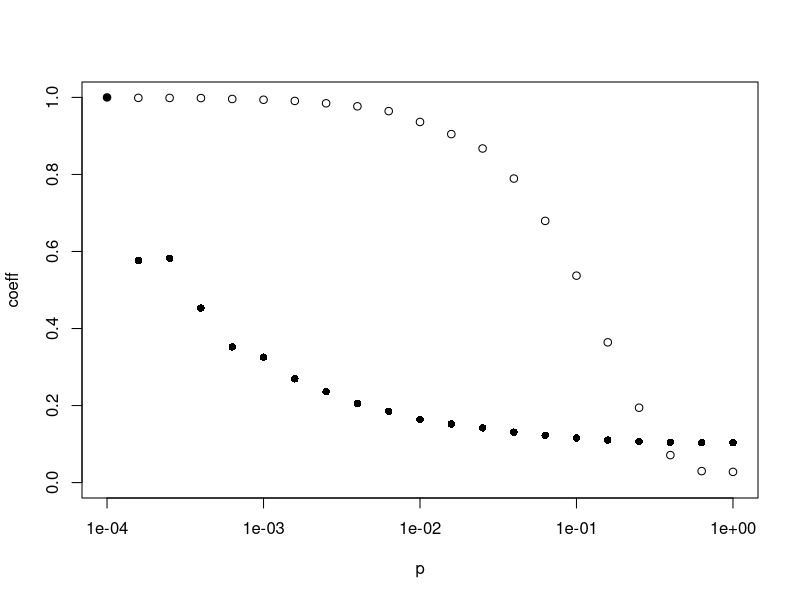

Generate this figure with R:
# Load igraph library
library(igraph)

# Parameter p
p <- 10^(seq(-4,0,0.2))
# Clustering coefficient (transitivity)
trans <- c(1)
# Average path length
path <- c(1)

for(i in p)
{
  # Generate Watts-Strogatz graph
  watts <- watts.strogatz.game(1, 1000, 10, i)
  # Clustering coefficient (transitivity)
  trans <- c(trans, transitivity(watts))
  # Average path length
  path <- c(path, average.path.length(watts))
}

# Delete auxiliar values
trans <- trans[-1]
path <- path[-1]

# Normalized to be within the range [0, 1]
trans <- trans/trans[1]
path <- path/path[1]

# Plot the graph
plot(p, trans, ylim = c(0,1), log="x", ylab="coeff") 
points(p,path, pch=16)
